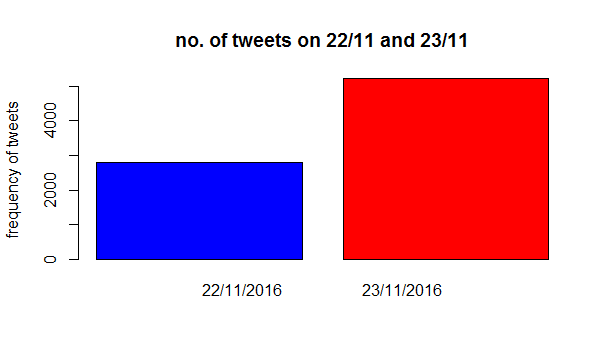

The script that drew this image:
tweets <- read.csv("tweets.csv")
tweets$created
p = grep("11/22/2016",tweets$created)#indexing out with this date
p
length(p)
q = grep("11/23/2016",tweets$created)#indexing out with this date
q
length(q)
vec= c(length(p),length(q))#converting to a vector
vec
barplot(vec,names.arg = "22/11/2016                    23/11/2016", col = c("blue","red"),main ="no. of tweets on 22/11 and 23/11",ylab = "frequency of tweets")
